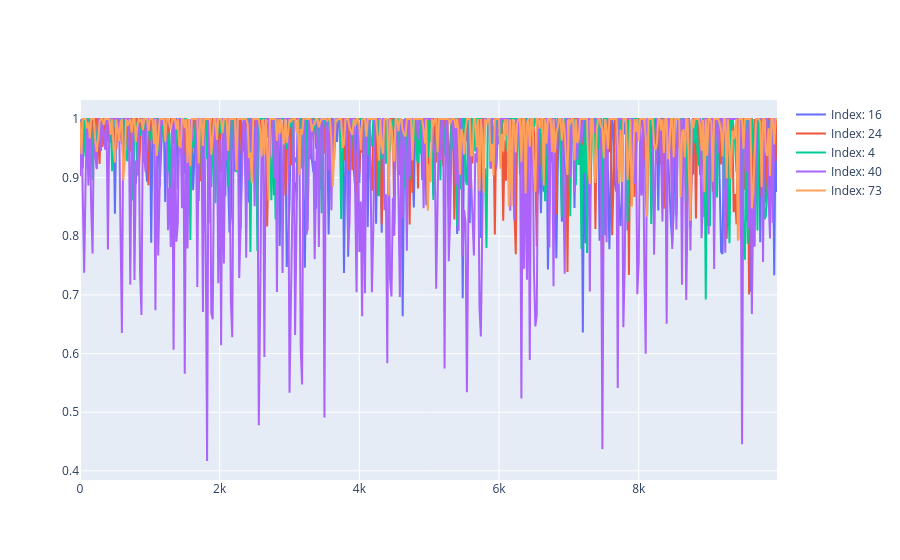

Notebook source saved alongside this figure:
### Markdown cell above
# MALA acceptance

### Code cell
df = df_data
indices = np.random.randint(0, df.shape[0], size=5)
fig = go.Figure()

for index in indices:
    probs = np.array(df.iloc[index]["mala_acceptance_probs"])
    print(index, np.mean(probs[:, 1]))    
    fig.add_trace(
        go.Scatter(
            x=probs[:, 0], 
            y=probs[:, 1], 
            name=f"Index: {index}", 
        )
    )
fig

### Figure 1 — Plotly figure (JSON) as saved in the notebook; plotly's stock layout.template omitted (floating-point values rounded to 4 significant figures; data arrays with more than 128 entries replaced by an {"elided": "..."} marker saying what was removed)
{"data": [{"name": "Index: 16", "type": "scatter", "x": {"elided": "500 int values"}, "y": {"elided": "500 float values"}}, {"name": "Index: 24", "type": "scatter", "x": {"elided": "500 int values"}, "y": {"elided": "500 float values"}}, {"name": "Index: 4", "type": "scatter", "x": {"elided": "500 int values"}, "y": {"elided": "500 float values"}}, {"name": "Index: 40", "type": "scatter", "x": {"elided": "500 int values"}, "y": {"elided": "500 float values"}}, {"name": "Index: 73", "type": "scatter", "x": {"elided": "500 int values"}, "y": {"elided": "500 float values"}}], "layout": {}}
